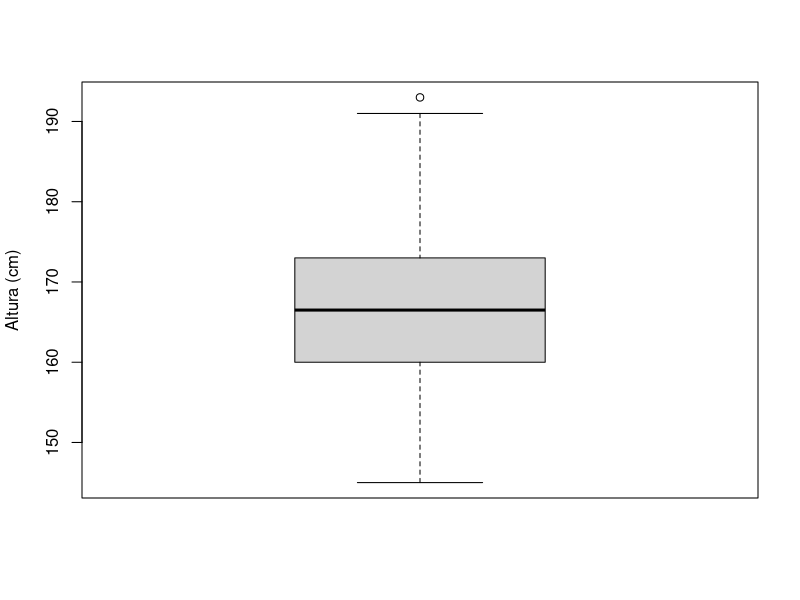

R code for this plot:

######################### IC e Teste para uma Amostra #########################


# Passo 1: Carregar os pacotes que serao usados

if(!require(dplyr)) install.packages("dplyr") # Instalaçao do pacote caso nao esteja instalado
library(dplyr)                                # Carregamento do pacote

setwd("2-Semestre/Inferencia/Aula Computacional/")

# Passo 2: Carregar o banco de dados

# Importante: selecionar o diretorio de trabalho (working directory)
# Isso pode ser feito manualmente: Session > Set Working Directory > Choose Directory
# Ou usando a linha de codigo abaixo:
# setwd("C:/Users/ferna/Desktop")

dados <- read.csv('Banco de Dados 2.csv', sep = ';', dec = ',',
                  stringsAsFactors = T, fileEncoding = "latin1") # Carregamento do arquivo csv
View(dados)                             # Visualizacao dos dados em janela separada
glimpse(dados)                          # Visualizacao de um resumo dos dados


###########################################
###### Caso de Estimação da média #########
###########################################

# Passo 3: Verificacao da normalidade dos dados
#H0: os dados provém da distribuição normal
# H1: os dados não provém da distribuição normal
shapiro.test(dados$Altura)


# Passo 4 - Intervalo de confiança
# Amostra provém da distribuição normal e a variância populacional é desconhecida
alpha<-0.05
var_interesse<-dados$Altura
n<-length(var_interesse)

(LI<-mean(var_interesse)-qt(1-alpha/2, n-1)*sd(var_interesse)/sqrt(n))
(LS<-mean(var_interesse)+qt(1-alpha/2, n-1)*sd(var_interesse)/sqrt(n))


# Passo 5: Realizacao do teste t para uma amostra com IC
# H0: mu=167
# H1: mu!=167
t.test(dados$Altura, mu = 167, conf.level = 0.95, alternative = "two.sided")
t.test(dados$Altura, mu = 165, conf.level = 0.95, alternative = "greater")

## tc -> região de não rejeição de h0, p-valor de 0.4883 -> corrobora a rejeição de h0

# Observacao:
  # O teste bicaudal eh o default; caso deseje unicaudal, necessario incluir:
    # alternative = "greater" (maior) ou alternative = "less" (menor)
  # Exemplo: t.test(dados$Altura, mu = 167, alternative = "greater")
    # Nesse caso, o teste verificara se os dados indicam que e media eh
    # maior que a media testada

# Passo 6 (opcional): Visualizacao da distribuicao dos dados

boxplot(dados$Altura, ylab = "Altura (cm)")

###############################################
# Caso de Estimação da Proporção ##############
##############################################
# Passo 1: definir quantos uns foram observados e a estimativa da proporção

nmasculino<-sum(dados$Genero=="M")
phat<- nmasculino/n

# Passo 2 - Obter o intervalo de confiança
alpha<-0.05

(LI<-phat-qnorm(1-alpha/2)*sqrt(phat*(1-phat)/(n-1)))
(LS<-phat+qnorm(1-alpha/2)*sqrt(phat*(1-phat)/(n-1)))

# Passo 3 -  Realizacao do teste da proporção para uma amostra com IC
prop.test(nmasculino, n=n, p=0.6)

##  H0: Testando que a proporção é igual a 0.6, H1: prop != 0.6

# Proporção das pessoas que tem Ensino superior como Grau de instrução
nsuperior<-sum(dados$Grau_de_Instruçao=="Superior")
phat<- nsuperior/n

# Passo 2 - Obter o intervalo de confiança
alpha<-0.05

(LI<-phat-qnorm(1-alpha/2)*sqrt(phat*(1-phat)/(n-1)))
(LS<-phat+qnorm(1-alpha/2)*sqrt(phat*(1-phat)/(n-1)))

# Passo 3 -  Realizacao do teste da proporção para uma amostra com IC
prop.test(nsuperior, n=n, p=0.3, alternative = "greater")

## Proporção de pessoas que tem ensino superior é maior que 0.3,
## nesse caso rejeitamos a h0: De que a proporção da população é menor ou igual à 0.3
